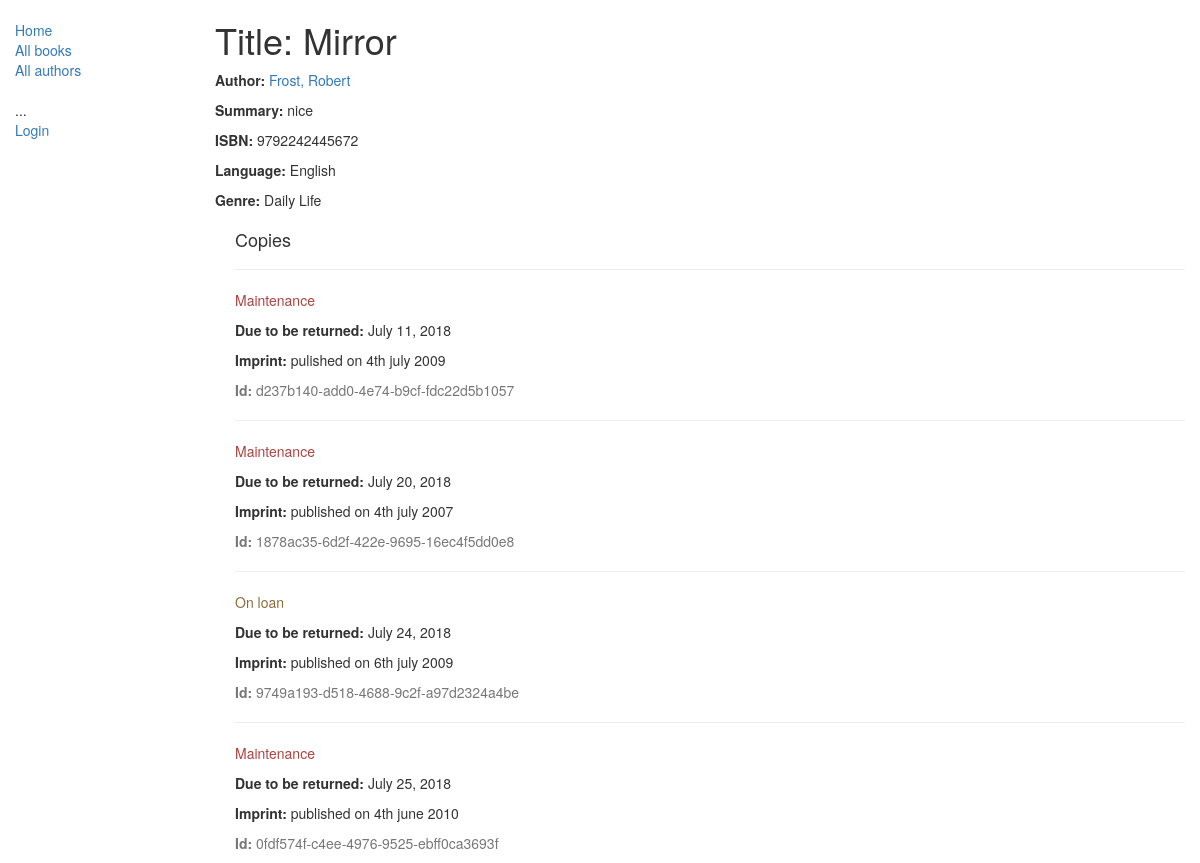
/catalog/book/1, run on the app's committed database.
### catalog/models.py (models this page shows, shortened)
class Book(models.Model):
	title = models.CharField(max_length=200)
	author = models.ForeignKey('Author', on_delete=models.SET_NULL, null=True)
	summary = models.TextField(max_length=1000, help_text='Enter a brief description of the book')
	isbn = models.CharField('ISBN',max_length=13, help_text='13 Character <a href="https://www.isbn-international.org/content/what-isbn">ISBN number</a>')
	genre = models.ManyToManyField(Genre, help_text='Select a genre for this book')
	language = models.ForeignKey('Language', on_delete=models.SET_NULL, null=True)

class Author(models.Model):
	first_name = models.CharField(max_length=100)
	last_name = models.CharField(max_length=100)
	date_of_birth = models.DateField(null=True, blank=True)
	date_of_death = models.DateField('Died', null=True, blank=True)
	class Meta:
		ordering = ["last_name","first_name"]
	def __str__(self):
		return '{0}, {1}'.format(self.last_name,self.first_name)

class Language(models.Model):
	name = models.CharField(max_length=200, help_text="Enter a the book's natural language (e.g. English, French, Japanese etc.)")
	def __str__(self):
		return self.name

class Genre(models.Model):
	name = models.CharField(max_length=200, help_text="Enter a book genre (e.g. Science Fiction, French Poetry etc.)")
	def __str__(self):
		return self.name

class BookInstance(models.Model):
	id = models.UUIDField(primary_key=True, default=uuid.uuid4, help_text="Unique ID for this particular book across whole library")
	book = models.ForeignKey('Book', on_delete=models.SET_NULL, null=True)
	imprint = models.CharField(max_length=200)
	due_back = models.DateField(null=True, blank=True)
	borrower = models.ForeignKey(User, on_delete=models.SET_NULL, null=True,blank=True)
	LOAN_STATUS = (
		('m', 'Maintenance'),
		('o', 'On loan'),
		('a', 'Available'),
		('r', 'Reserved'),
	)
	status = models.CharField(max_length=1, choices=LOAN_STATUS, blank=True, default='m', help_text='Book availability')
	class Meta:
		ordering = ["due_back"]
		permissions = (("can_mark_returned", "Set book as returned"),)

### catalog/views.py (the view)
# urls.py: path('book/<int:pk>', views.BookDetailView.as_view(), name='book-detail'),
class BookDetailView(generic.DetailView):
    model = Book

### catalog/templates/catalog/book_detail.html
{% extends "base_generic.html" %}
{% block content %}
  <h1>Title: {{ book.title }}</h1>
  <p><strong>Author:</strong> <a href="">{{ book.author }}</a></p>
  <p><strong>Summary:</strong> {{ book.summary }}</p>
  <p><strong>ISBN:</strong> {{ book.isbn }}</p>
  <p><strong>Language:</strong> {{ book.language }}</p>
  <p><strong>Genre:</strong> {% for genre in book.genre.all %} {{ genre }}{% if not forloop.last %}, {% endif %}{% endfor %}</p>
  <div style="margin-left:20px;margin-top:20px">
    <h4>Copies</h4>
    {% for copy in book.bookinstance_set.all %}
    <hr>
    <p class="{% if copy.status == 'a' %}text-success{% elif copy.status == 'm' %}text-danger{% else %}text-warning{% endif %}">{{ copy.get_status_display }}</p>
    {% if copy.status != 'a' %}<p><strong>Due to be returned:</strong> {{copy.due_back}}</p>{% endif %}
    <p><strong>Imprint:</strong> {{copy.imprint}}</p>
    <p class="text-muted"><strong>Id:</strong> {{copy.id}}</p>
    {% endfor %}
  </div>
{% endblock %}

### catalog/templates/base_generic.html (shortened to what this page needs)
<!DOCTYPE html>
<html lang="en">
<head>
  <link rel="stylesheet" href="https://maxcdn.bootstrapcdn.com/bootstrap/3.3.7/css/bootstrap.min.css">
  {% load static %}
  <link rel="stylesheet" href="{% static 'css/styles.css' %}">
</head>
<body>
  <div class="container-fluid">
    <div class="row">
      <div class="col-sm-2">
      {% block sidebar %}
      <ul class="sidebar-nav">
          <li><a href="{% url 'index' %}">Home</a></li>
          <li><a href="{% url 'books' %}">All books</a></li>
          <li><a href="{% url 'authors' %}">All authors</a></li>
      </ul>
	  <ul class="sidebar-nav">
    ...
   {% if user.is_authenticated %}
     <li>User: {{ user.get_username }}</li>
	 <li><a href="{% url 'my-borrowed' %}">My Borrowed</a></li>
     <li><a href="{% url 'logout'%}?next={{request.path}}">Logout</a></li>
   {% else %}
     <li><a href="{% url 'login'%}?next={{request.path}}">Login</a></li>
   {% endif %}
  </ul>
     {% endblock %}
      </div>
      <div class="col-sm-10 ">
      {% block content %}{% endblock %}
      </div>
    </div>
  </div>
</body>
</html>

### catalog/static/css/styles.css (style rules this page uses)
.sidebar-nav { margin-top: 20px; padding: 0; list-style: none; }

### data on the page
Book: title "Mirror", author "Frost, Robert", summary "nice", isbn "9792242445672", language "English"
Genre: name "Daily Life"
BookInstance: status "Maintenance", due_back "July 11, 2018", imprint "pulished on 4th july 2009", id "d237b140-add0-4e74-b9cf-fdc22d5b1057"
BookInstance: status "Maintenance", due_back "July 20, 2018", imprint "published on 4th july 2007", id "1878ac35-6d2f-422e-9695-16ec4f5dd0e8"
BookInstance: status "On loan", due_back "July 24, 2018", imprint "published on 6th july 2009", id "9749a193-d518-4688-9c2f-a97d2324a4be"
BookInstance: status "Maintenance", due_back "July 25, 2018", imprint "published on 4th june 2010", id "0fdf574f-c4ee-4976-9525-ebff0ca3693f"
